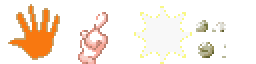
#> input picture effects/moves/v108-fighting/source-gallery-pixels.png, 128 x 32 px (shown 2 times larger)
$ python build-v108-fighting.py
#> lines starting #> are read from the running program, lines starting #| are printed output that depends on the picture
#!/usr/bin/env python3
"""V108 authentic compact Fighting sprites from user-supplied GBA pixel gallery.
Actual pre-rendered frame atlases. Cross Chop V107 kept, scaled by renderer.
"""
from pathlib import Path
from PIL import Image
import hashlib,json
R=Path(__file__).resolve().parents[1];B=R/'effects/moves/v108-fighting'
P=B/'source-gallery-pixels.png';OUT=B/'sheets';OUT.mkdir(parents=True,exist_ok=True)
S=Image.open(P).convert('RGBA')
#> S is the input picture: PIL image 128x32 RGBA; mean R, G, B, A 73, 61.4, 50.5, 78.9
assert S.size==(128,32),'Gallery source invalid'
PALM,FINGER,SPARK,ROCK=[S.crop((i*32,0,(i+1)*32,32)) for i in range(4)]
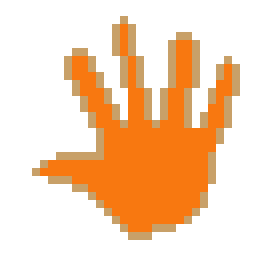
#> PALM: PIL image 32x32 RGBA (shown 8 times larger); mean R, G, B, A 83.6, 47.7, 15.8, 91.6; transparent parts drawn white
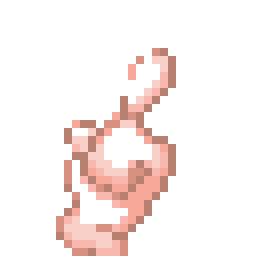
#> FINGER: PIL image 32x32 RGBA (shown 8 times larger); mean R, G, B, A 37.9, 27.7, 25.5, 43.1; transparent parts drawn white
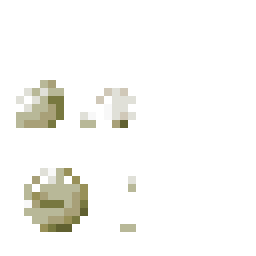
#> ROCK: PIL image 32x32 RGBA (shown 8 times larger); mean R, G, B, A 41.1, 40.9, 37.7, 48.6; transparent parts drawn white
SIZE=48; FRAME=96
SHOE=['....................','.dddddd.............','.dwwwwwd............',
'.dwwwwwdd...........','.ddwwwmmmdd.........','..dddmmmmmmdd.......',
'....ddmmmmmmdd......','.....dmmmmmmmdd.....','......dmmmwwmmdddd..',
'......dmmwwwwwmmmd..','......ddmmmmmmmmmmdd.','.......dgggggggggggd.',
'.......dddddddddddddd.','....................']
COL={'.':None,'d':'11111c','w':'f6d6a0','m':'aa6f46','g':'fbb551'}
shoe=Image.new('RGBA',(max(map(len,SHOE)),len(SHOE)))
for y,row in enumerate(SHOE):
 for x,s in enumerate(row):
  if COL[s]:shoe.putpixel((x,y),tuple(bytes.fromhex(COL[s]))+(255,))
def base():return Image.new('RGBA',(SIZE,SIZE))
def resized(src,width,height=None,angle=0):
 height=height or round(width*src.height/src.width)
 res=src.resize((width,height),Image.Resampling.NEAREST)
 return res.rotate(angle,expand=True,resample=Image.Resampling.NEAREST) if angle else res
def put(dst,img,x,y,opacity=1):
 if opacity<1:
  img=img.copy();img.putalpha(img.getchannel('A').point(lambda a:int(a*max(0,opacity))))
 dst.alpha_composite(img,(int(x),int(y)))
def hit(b,x,y,stage,opacity=1):
 frame=resized(SPARK,18 if stage<3 else 14)
 put(b,frame,x-frame.width//2,y-frame.height//2,opacity)
def kick(i):
 b=base();coords=[(0,18),(4,17),(9,16),(13,16),(18,16),(20,16),(14,18),(6,19)]
 x,y=coords[i];put(b,resized(shoe,36,25),x-4,y,.98 if i<7 else .68)
 if 3<=i<=6:hit(b,36,27,i-3,[.70,.98,.73,.42][i-3])
 return b
def karate(i):
 b=base();phases=[(1,18,0),(3,17,0),(6,16,0),(9,15,0),(12,14,-5),(15,13,-10),
 (19,13,-9),(18,14,-5),(15,15,0),(11,16,0),(7,17,0),(3,18,0)]
 x,y,angle=phases[i];put(b,resized(FINGER,29,29,-70+angle),x,y,1 if i<=8 else max(.12,1-(i-8)*.27))
 if 5<=i<=9:hit(b,32,22,i-5,[.54,1,.80,.51,.18][i-5])
 return b
def brick(i):
 b=base();ys=[-19,-16,-13,-8,-4,0,5,10,14,16,13,11,9,7,5,2]
 put(b,resized(PALM,31,31,180),10,ys[i],max(.22,1-max(0,i-10)*.14))
 if 7<=i<=13:
  hit(b,27,25,i-7,max(.1,1-(i-8)*.13))
  for k in range(3):
   layer=resized(ROCK,12-k*2);j=min(5,i-7)
   put(b,layer,24+(-15,7,17)[k]+j*(-1,1,2)[k],25+(6,-2,13)[k]+j*(1,-1,1)[k],max(.22,1-j*.17))
 return b
info={'version':'108.0','gallery':'user GBA Ruby Sapphire original crops, Neslug','width':FRAME,'height':FRAME,'moves':{}}
for name,n,fn in [('chute',8,kick),('karate',12,karate),('brick',16,brick)]:
 strip=Image.new('RGBA',(n*FRAME,FRAME));distinct=set();ink=[]
#> after `strip = Image.new('RGBA', (n * FRAME, FRAME))`: strip: PIL image 768x96 RGBA; every value is 0
 for i in range(n):
  frame=fn(i).resize((FRAME,FRAME),Image.Resampling.NEAREST)
  strip.alpha_composite(frame,(i*FRAME,0));distinct.add(hashlib.sha256(frame.tobytes()).digest())
  ink.append(sum(a>40 for a in frame.getchannel('A').getdata()))
#> this loop made 8 passes
#> pass 1, in resized, `res=src.resize((width,height),Image.Resampling.NEAREST)`:
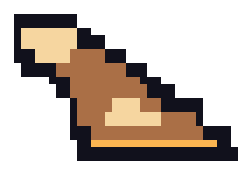
#> res: PIL image 36x25 RGBA (shown 7 times larger); mean R, G, B, A 48.1, 36.2, 26.8, 102.8; transparent parts drawn white
#> pass 1, `frame=fn(i).resize((FRAME,FRAME),Image.Resampling.NEAREST)`:
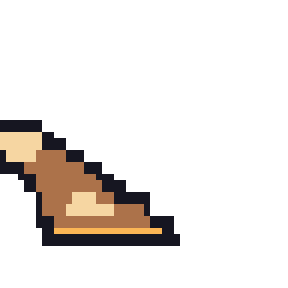
#> frame: PIL image 96x96 RGBA (shown 3 times larger); mean R, G, B, A 18.4, 13.8, 10.1, 37.5; transparent parts drawn white
#> after the loop:
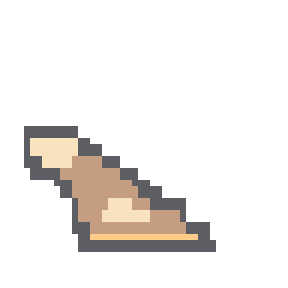
#> frame: PIL image 96x96 RGBA (shown 3 times larger); mean R, G, B, A 18.8, 14.1, 10.5, 27.3; transparent parts drawn white
#> after the loop:
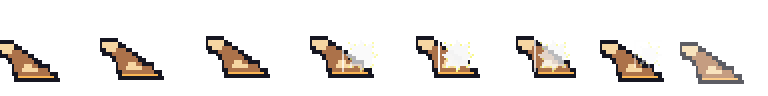
#> strip: PIL image 768x96 RGBA; mean R, G, B, A 24.5, 20.3, 16.6, 40.6; transparent parts drawn white
#> after the loop, distinct = 8 items; ink = [1388, 1452, 1452, 1904, 1732, 1640, 1812, 1452]
 assert len(distinct)>=n-1 and min(ink)>95,(name,len(distinct),ink)
 dest=OUT/(name+'.webp');strip.save(dest,'WEBP',lossless=True,method=6,exact=True)
 assert Image.open(dest).size==(n*FRAME,FRAME)
#> (the run stopped early here; a loop or call above may not have finished)
